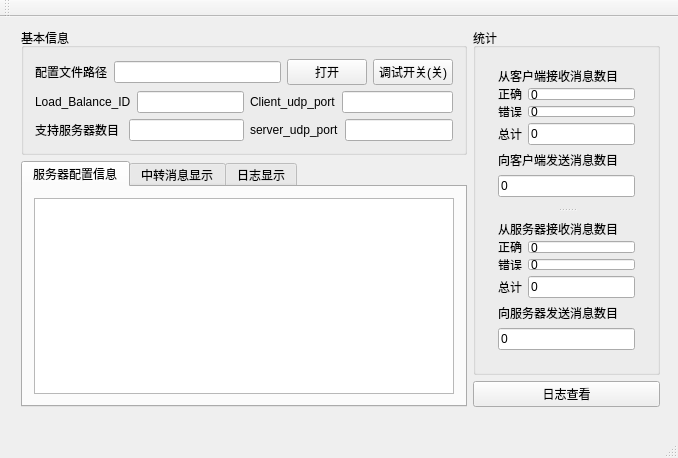
<?xml version="1.0" encoding="UTF-8"?>
<ui version="4.0">
 <class>Loder</class>
 <widget class="QMainWindow" name="Loder">
  <property name="geometry">
   <rect>
    <x>0</x>
    <y>0</y>
    <width>678</width>
    <height>458</height>
   </rect>
  </property>
  <property name="windowTitle">
   <string>负载均衡器</string>
  </property>
  <widget class="QWidget" name="centralWidget">
   <widget class="QWidget" name="">
    <property name="geometry">
     <rect>
      <x>10</x>
      <y>0</y>
      <width>661</width>
      <height>401</height>
     </rect>
    </property>
    <layout class="QGridLayout" name="gridLayout_32">
     <item row="0" column="0">
      <layout class="QGridLayout" name="gridLayout_27">
       <item row="0" column="0">
        <widget class="QGroupBox" name="groupBox">
         <property name="title">
          <string>基本信息</string>
         </property>
         <layout class="QGridLayout" name="gridLayout_26">
          <item row="0" column="0">
           <layout class="QGridLayout" name="gridLayout_10">
            <item row="0" column="0">
             <layout class="QGridLayout" name="gridLayout_9">
              <item row="0" column="0">
               <layout class="QGridLayout" name="gridLayout_4">
                <item row="0" column="1">
                 <widget class="QLineEdit" name="lineEdit_filePath"/>
                </item>
                <item row="0" column="2">
                 <widget class="QPushButton" name="Button_OpenFilePath">
                  <property name="text">
                   <string>打开</string>
                  </property>
                 </widget>
                </item>
                <item row="0" column="0">
                 <widget class="QLabel" name="label_4">
                  <property name="text">
                   <string>配置文件路径</string>
                  </property>
                 </widget>
                </item>
                <item row="0" column="3">
                 <widget class="QPushButton" name="Button_Switch">
                  <property name="text">
                   <string>调试开关(关)</string>
                  </property>
                 </widget>
                </item>
               </layout>
              </item>
             </layout>
            </item>
            <item row="1" column="0">
             <layout class="QGridLayout" name="gridLayout_8">
              <item row="0" column="0">
               <layout class="QGridLayout" name="gridLayout_7">
                <item row="0" column="0">
                 <layout class="QGridLayout" name="gridLayout">
                  <item row="0" column="1">
                   <widget class="QLineEdit" name="lineEdit_ID"/>
                  </item>
                  <item row="0" column="0">
                   <widget class="QLabel" name="label">
                    <property name="text">
                     <string>Load_Balance_ID</string>
                    </property>
                   </widget>
                  </item>
                 </layout>
                </item>
                <item row="1" column="0">
                 <layout class="QGridLayout" name="gridLayout_6">
                  <item row="0" column="0">
                   <widget class="QLabel" name="label_5">
                    <property name="text">
                     <string>支持服务器数目 </string>
                    </property>
                   </widget>
                  </item>
                  <item row="0" column="1">
                   <widget class="QLineEdit" name="lineEdit_ServerNum"/>
                  </item>
                 </layout>
                </item>
               </layout>
              </item>
              <item row="0" column="1">
               <layout class="QGridLayout" name="gridLayout_5">
                <item row="0" column="0">
                 <layout class="QGridLayout" name="gridLayout_2">
                  <item row="0" column="0">
                   <widget class="QLabel" name="label_2">
                    <property name="text">
                     <string>Client_udp_port</string>
                    </property>
                   </widget>
                  </item>
                  <item row="0" column="1">
                   <widget class="QLineEdit" name="lineEdit_clientPort"/>
                  </item>
                 </layout>
                </item>
                <item row="1" column="0">
                 <layout class="QGridLayout" name="gridLayout_3">
                  <item row="0" column="1">
                   <widget class="QLineEdit" name="lineEdit_serverPort"/>
                  </item>
                  <item row="0" column="0">
                   <widget class="QLabel" name="label_3">
                    <property name="text">
                     <string>server_udp_port</string>
                    </property>
                   </widget>
                  </item>
                 </layout>
                </item>
               </layout>
              </item>
             </layout>
            </item>
           </layout>
          </item>
         </layout>
        </widget>
       </item>
       <item row="1" column="0">
        <widget class="QTabWidget" name="tabWidget">
         <property name="currentIndex">
          <number>0</number>
         </property>
         <widget class="QWidget" name="tab">
          <attribute name="title">
           <string>服务器配置信息</string>
          </attribute>
          <layout class="QGridLayout" name="gridLayout_25">
           <item row="0" column="0">
            <widget class="QTableView" name="tableView_Server"/>
           </item>
          </layout>
         </widget>
         <widget class="QWidget" name="tab_2">
          <attribute name="title">
           <string>中转消息显示</string>
          </attribute>
          <layout class="QGridLayout" name="gridLayout_24">
           <item row="0" column="0">
            <widget class="QTableView" name="tableView_Msg"/>
           </item>
          </layout>
         </widget>
         <widget class="QWidget" name="tab_3">
          <attribute name="title">
           <string>日志显示</string>
          </attribute>
          <layout class="QGridLayout" name="gridLayout_23">
           <item row="0" column="0">
            <widget class="QTableView" name="tableView_Log"/>
           </item>
          </layout>
         </widget>
        </widget>
       </item>
      </layout>
     </item>
     <item row="0" column="1">
      <layout class="QGridLayout" name="gridLayout_31">
       <item row="0" column="0">
        <widget class="QGroupBox" name="groupBox_3">
         <property name="title">
          <string>统计</string>
         </property>
         <layout class="QGridLayout" name="gridLayout_30">
          <item row="0" column="0">
           <widget class="QSplitter" name="splitter">
            <property name="orientation">
             <enum>Qt::Vertical</enum>
            </property>
            <widget class="QWidget" name="">
             <layout class="QGridLayout" name="gridLayout_28">
              <item row="0" column="0">
               <layout class="QGridLayout" name="gridLayout_18">
                <item row="0" column="0">
                 <layout class="QGridLayout" name="gridLayout_13">
                  <item row="0" column="0">
                   <widget class="QLabel" name="label_6">
                    <property name="text">
                     <string>从客户端接收消息数目</string>
                    </property>
                   </widget>
                  </item>
                  <item row="1" column="0">
                   <layout class="QGridLayout" name="gridLayout_11">
                    <item row="0" column="0">
                     <widget class="QLabel" name="label_7">
                      <property name="text">
                       <string>正确</string>
                      </property>
                     </widget>
                    </item>
                    <item row="0" column="1">
                     <widget class="QLineEdit" name="lineEdit_ClientRight">
                      <property name="text">
                       <string>0</string>
                      </property>
                     </widget>
                    </item>
                   </layout>
                  </item>
                  <item row="2" column="0">
                   <layout class="QGridLayout" name="gridLayout_12">
                    <item row="0" column="0">
                     <widget class="QLabel" name="label_8">
                      <property name="text">
                       <string>错误</string>
                      </property>
                     </widget>
                    </item>
                    <item row="0" column="1">
                     <widget class="QLineEdit" name="lineEdit_ClientError">
                      <property name="text">
                       <string>0</string>
                      </property>
                     </widget>
                    </item>
                   </layout>
                  </item>
                 </layout>
                </item>
                <item row="1" column="0">
                 <layout class="QGridLayout" name="gridLayout_17">
                  <item row="0" column="0">
                   <widget class="QLabel" name="label_12">
                    <property name="text">
                     <string>总计</string>
                    </property>
                   </widget>
                  </item>
                  <item row="0" column="1">
                   <widget class="QLineEdit" name="lineEdit_ClientSum">
                    <property name="text">
                     <string>0</string>
                    </property>
                   </widget>
                  </item>
                 </layout>
                </item>
               </layout>
              </item>
              <item row="1" column="0">
               <layout class="QGridLayout" name="gridLayout_22">
                <item row="0" column="0">
                 <widget class="QLabel" name="label_15">
                  <property name="text">
                   <string>向客户端发送消息数目</string>
                  </property>
                 </widget>
                </item>
                <item row="1" column="0">
                 <widget class="QLineEdit" name="lineEdit_ClientSendSum">
                  <property name="text">
                   <string>0</string>
                  </property>
                 </widget>
                </item>
               </layout>
              </item>
             </layout>
            </widget>
            <widget class="QWidget" name="">
             <layout class="QGridLayout" name="gridLayout_29">
              <item row="0" column="0">
               <layout class="QGridLayout" name="gridLayout_19">
                <item row="1" column="0">
                 <layout class="QGridLayout" name="gridLayout_20">
                  <item row="0" column="0">
                   <widget class="QLabel" name="label_13">
                    <property name="text">
                     <string>总计</string>
                    </property>
                   </widget>
                  </item>
                  <item row="0" column="1">
                   <widget class="QLineEdit" name="lineEdit_ServerSum">
                    <property name="text">
                     <string>0</string>
                    </property>
                   </widget>
                  </item>
                 </layout>
                </item>
                <item row="0" column="0">
                 <layout class="QGridLayout" name="gridLayout_14">
                  <item row="0" column="0">
                   <widget class="QLabel" name="label_9">
                    <property name="text">
                     <string>从服务器接收消息数目</string>
                    </property>
                   </widget>
                  </item>
                  <item row="1" column="0">
                   <layout class="QGridLayout" name="gridLayout_15">
                    <item row="0" column="0">
                     <widget class="QLabel" name="label_10">
                      <property name="text">
                       <string>正确</string>
                      </property>
                     </widget>
                    </item>
                    <item row="0" column="1">
                     <widget class="QLineEdit" name="lineEdit_ServerRight">
                      <property name="text">
                       <string>0</string>
                      </property>
                     </widget>
                    </item>
                   </layout>
                  </item>
                  <item row="2" column="0">
                   <layout class="QGridLayout" name="gridLayout_16">
                    <item row="0" column="0">
                     <widget class="QLabel" name="label_11">
                      <property name="text">
                       <string>错误</string>
                      </property>
                     </widget>
                    </item>
                    <item row="0" column="1">
                     <widget class="QLineEdit" name="lineEdit_ServerError">
                      <property name="text">
                       <string>0</string>
                      </property>
                     </widget>
                    </item>
                   </layout>
                  </item>
                 </layout>
                </item>
               </layout>
              </item>
              <item row="1" column="0">
               <layout class="QGridLayout" name="gridLayout_21">
                <item row="0" column="0">
                 <widget class="QLabel" name="label_14">
                  <property name="text">
                   <string>向服务器发送消息数目</string>
                  </property>
                 </widget>
                </item>
                <item row="1" column="0">
                 <widget class="QLineEdit" name="lineEdit_ServerSendSum">
                  <property name="text">
                   <string>0</string>
                  </property>
                 </widget>
                </item>
               </layout>
              </item>
             </layout>
            </widget>
           </widget>
          </item>
         </layout>
         <zorder>layoutWidget</zorder>
         <zorder>layoutWidget</zorder>
         <zorder>layoutWidget_3</zorder>
         <zorder>layoutWidget_4</zorder>
        </widget>
       </item>
       <item row="1" column="0">
        <widget class="QPushButton" name="Button_Log">
         <property name="text">
          <string>日志查看</string>
         </property>
        </widget>
       </item>
      </layout>
     </item>
    </layout>
   </widget>
  </widget>
  <widget class="QMenuBar" name="menuBar">
   <property name="geometry">
    <rect>
     <x>0</x>
     <y>0</y>
     <width>678</width>
     <height>23</height>
    </rect>
   </property>
  </widget>
  <widget class="QToolBar" name="mainToolBar">
   <attribute name="toolBarArea">
    <enum>TopToolBarArea</enum>
   </attribute>
   <attribute name="toolBarBreak">
    <bool>false</bool>
   </attribute>
  </widget>
  <widget class="QStatusBar" name="statusBar"/>
 </widget>
 <layoutdefault spacing="6" margin="11"/>
 <resources/>
 <connections/>
</ui>
